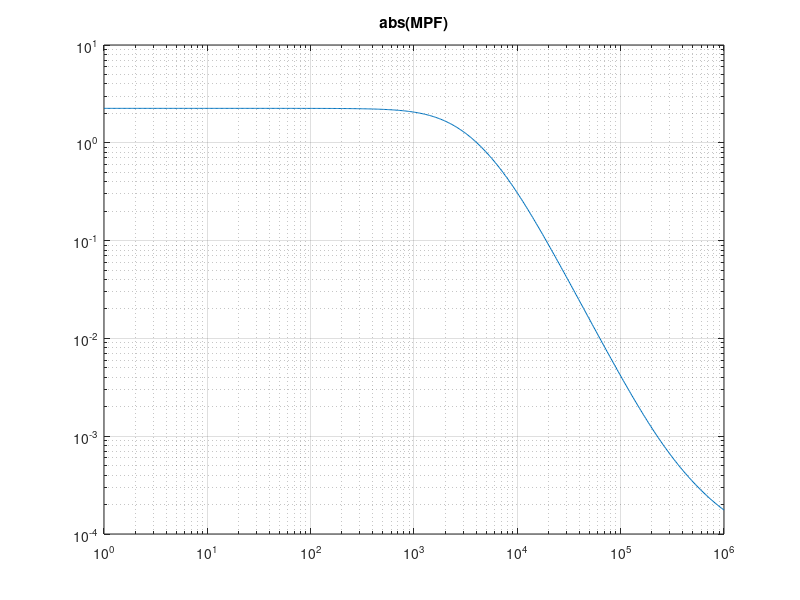
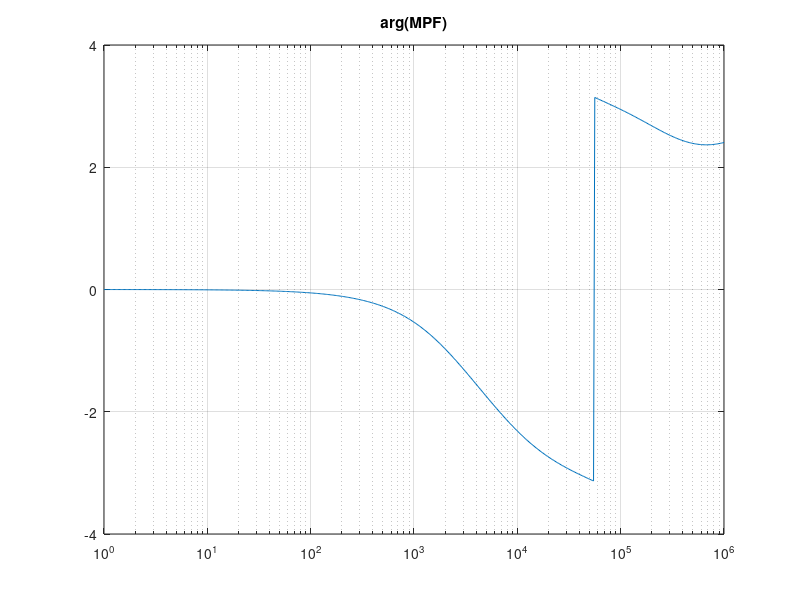
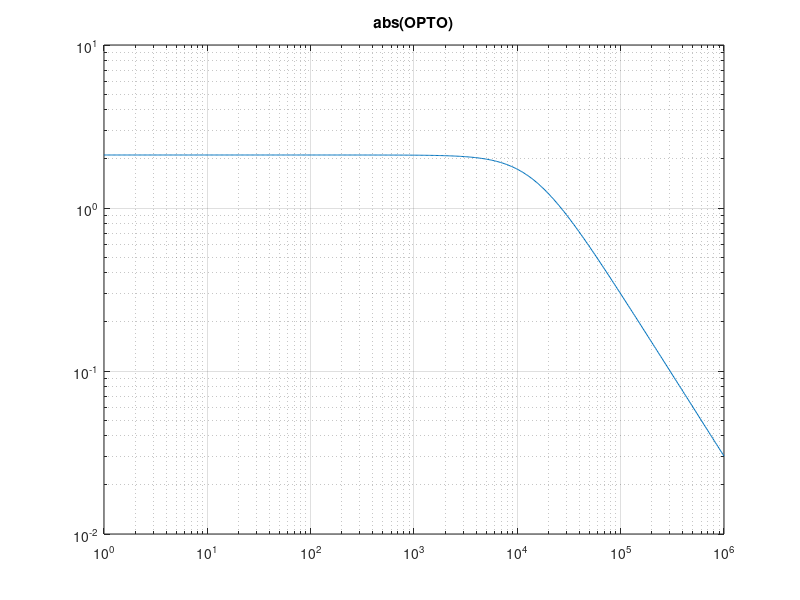
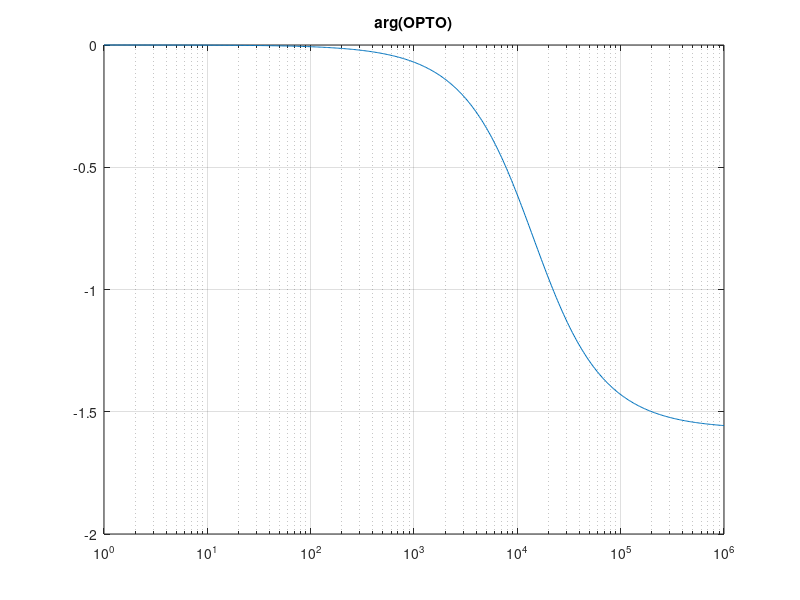

Here is the MATLAB script that generated these plots, in order:
close all
clc
clear
% Input characteristics
Vinmin=36
Vinmax=57

% Nominal and maximum output characteristics
Voutnom=3.3
Ioutmax=0.25

% maximum output ripple 2 %
Vr=Voutnom*0.02

% Controller bias power
Pbiasmax=12*1.2e-3

% DC output power
Pdcoutmax=Voutnom*Ioutmax
% Flyback max output power
Poutmax=Pdcoutmax+Pbiasmax
Rlmin=Voutnom/Ioutmax
% Min output current/power = 0 (=> DCM)

Mvdcmin=Voutnom/Vinmax
Mvdcmax=Voutnom/Vinmin
% target efficiency
etaFB=0.85
% assumed duty cycle at CCM/DCM boundary
Dbmax=0.3

Npsmin=etaFB*Dbmax/((1-Dbmax)*Mvdcmax)
% Chosen primary:secondary winding relationship
Nps=5.5

%target PWM frequency
freqnom=2e5

% Maximum magnetizing inductance for DCM
Lmmax=Nps^2*Rlmin*(1-Dbmax)^2/(2*freqnom)
% matching PoE trafo: würth electronics 750310019
% Chosen input winding inductance
Lp=310e-6

% actual min duty cycle
Dmin=Mvdcmin*sqrt(2*freqnom*Lp/(etaFB*Rlmin))
% actual max duty cycle
Dmax=Mvdcmax*sqrt(2*freqnom*Lp/(etaFB*Rlmin))

% Maximum device stresses
Ismmax=Dmin*Vinmax/(freqnom*Lp)
Idmmax=Nps*Ismmax
Vdmmax=Vinmax/Nps+Voutnom
Vsmmax=Vinmax+Nps*Voutnom

% Voltage spike at transistor turnoff
% trafo leakage inductance (max)
Ll=5e-6
% trafo primary winding resistance (max)
Rp=1.6
% trafo secondary winding resistance (max)
Rs=0.045
% trafo stray input capacitance (estimated)
Cp=10e-12

% transistor output capacitonce (Vgs=0, Vds=25)
Coss=100e-12

omegao=1/sqrt(Ll*(Coss+Cp))
freqring=omegao/(2*pi)
% characteristic impedance of ringing (input) circuit
Zo=sqrt(Ll/(Coss+Cp))
Vsmmax=Vinmax+Nps*Voutnom+Ismmax*Zo

% ringing power loss
Pring=freqnom*Ll*Ismmax^2/2

% Output filter capacitors
% assuming rc=20mOhm
rc=20e-3
Vrcpp=rc*Idmmax
Vcpp=Vr-Vrcpp
Cmin=Dmax*Voutnom/(freqnom*Rlmin*Vcpp)


% Power losses
% PMEG3050BEP diode characteristics
Vf=0.38 % @ 1A
Pvf=Vf*Ioutmax
% conduction power loss (and Vf loss?)
Pf=0.25 % approx @ 1A

% IRFL4315PBF transistor characteristics
Qg=12e-9
Coss % given above
Rds=185e-3

% max transistor conduction loss
Prdsmax=2*Rds*Dmax*Voutnom^2/(3*freqnom*Lp*Rlmin)
% switching loss
Pswmin=freqnom*Coss*Vinmin^2
Pswmax=freqnom*Coss*Vinmax^2
Pfetmin=Prdsmax+Pswmin/2
Pfetmax=Prdsmax+Pswmax/2

Prt1max=2*Rp*Dmax*Voutnom^2/(3*freqnom*Lp*Rlmin)
Prt1=2*Rp*Dmin*Voutnom^2/(3*freqnom*Lp*Rlmin)
Prt2=2*Nps*Rs*Voutnom^2/(3*Rlmin)*sqrt(2/(freqnom*Lp*Rlmin))

% Current sense resistor
Vcsmax=0.55
Rcs=Vcsmax/Ismmax

Cize=4.7e-9;
% estimate Rize at 1kHz
Rize=1/(2*pi*Cize*1e3)
% Rfbu chosen to be close to Rize=33.9 kOhm
Rfbu=41.2e3
% TLV431 ref voltage
Vref=1.24;
Rfbl=Vref*Rfbu/(Voutnom-Vref);
% => 24.8e3, chose to match standard series
Rfbl=24.3e3

% Op-amp CTR@2ma
CTR2ma=0.85
Vledopto=1.1
Iledopto=2e-3
Vledoptok=Vref+150e-3
Rob=(Voutnom-Vledopto-Vledoptok)/Iledopto;
% => 405, choose Rob=402
Rob=402

Vzdcmax=1.7;
Vctlmax=Vzdcmax+2*Vcsmax;
Vctlnom=(Vzdcmax+Vctlmax)/2
Vb=5;
Rctl=(Vb-Vzdcmax)/(Iledopto*CTR2ma);
% => 1941, choose Rctl=2k
Rctl=2e3

% Output filter and load frequency characteristics
%  --+----------+
%    |          |
%    ESRC1      |
%    C1         RLoad
%    |          |
%  --+----------+
function Z = Zout(omega, Rload)
    % filter components with parasitics
    ESRC1=10e-3;
    C1=10e-6;

    A=ESRC1+1./(i.*omega.*C1);

    Z=A.*Rload./(A+Rload);
end

f=logspace(0,6,500);

% desired loop crossover frequency F0=5.5e3 Hz
F0=5.5e3

% TPS23757 internal CTL to PWM divider
Kctl=2

% current sense resistor voltage slope
Sn=Vinmin*Rcs/Lp % [V/s]
% TPS23757 internal slope peak value
Vslope=155e-3
Se=Vslope*freqnom/Dmin % [V/s]
% output filter capacitance and ESR
Cof=10e-6
ESRCof=10e-3;

M=Nps*Voutnom/Vinmin;
% power stage pole 1
omegap1=2/(Rlmin*Cof)
fp1=omegap1/(2*pi)
% power stage pole 2
omegap2=2*freqnom*(1/(1+1/M))^2
fp2=omegap2/(2*pi)
% power stage zero 1
omegaz1=1/(ESRCof*Cof) % LHPZ
fz1=omegaz1/(2*pi)
% power stage zero 2
omegaz2=Nps^2*Rlmin/(M*(1+M)*Lp)
fz2=omegaz2/(2*pi)

Gfb=1/Kctl;
Go=Vinmin*Gfb*sqrt(freqnom*Rlmin/(2*Lp))*1/(Sn+Se)

function MPF=MPF(omega, Go, omegaz1, omegaz2, omegap1, omegap2)
    MPF=Go.*(1+i.*omega./omegaz1).*(1-i.*omega./omegaz2) ...
        ./((1+i.*omega./omegap1).*(1+i.*omega./omegap2));
end
mpfdata=MPF(2*pi.*f, Go, omegaz1, omegaz2, omegap1, omegap2);
figure
loglog(f, abs(mpfdata))
grid on
title "abs(MPF)"
figure
semilogx(f, arg(mpfdata))
grid on
title "arg(MPF)"


% Cctl as parameter since that is the unknown
% for simplified transfer function OPTOs set Rzctl = 0
function OPTO=OPTO(omega, Cctl, Rctl, Rzctl, Rob, CTR2ma, Kctl)
    OPTO=Rctl/Rob*CTR2ma.*(1+i.*omega.*Rzctl.*Cctl)./ ...
        (1+i.*omega.*(Rctl+Rzctl).*Cctl).*1/Kctl;
end


Rload=Rlmin


% Cctl selected to be sufficiently below 1 at F0. Assuming simple
% integrator with no midband gain (Riz=0). Target an initial
% abs(Gmo(2*pi*F0))>0.5-0.8 to estimate Cctl. Cctl must be limited
% to 47 nF or less. Choose abs(Gmo(2*pi*F0))=0.75
%absGmo=0.75
absGmo=1.6
Cctl=sqrt(1-(Rctl/Rob*CTR2ma/Kctl* ...
             abs(MPF(2*pi*F0, Go, omegaz1, omegaz2, omegap1, omegap2))/absGmo)^2)/ ...
     (2*pi*F0*Rctl)

Cctl=min(47e-9, Cctl);

decades=[5.6 6.8 8.2 10 12 15 18 22 27 33 39 47].*1e-9;
[tmp index] = min(abs(decades-Cctl));
printf("Chosen Cctl within decade boundaries: ")
Cctl=decades(index)

optodata=OPTO(2*pi.*f, Cctl, Rctl, 0, Rob, CTR2ma, Kctl);
figure
loglog(f, abs(optodata))
grid on
title "abs(OPTO)"
figure
semilogx(f, arg(optodata))
grid on
title "arg(OPTO)"


% For lower output power and voltage designs, a resistor in series
% with CCTL can provide phase boost for
% stability. Target RZCTL ~ RCTL /10).
Rzctl=249
%Rzctl=0

optodata=OPTO(2*pi.*f, Cctl, Rctl, Rzctl, Rob, CTR2ma, Kctl);
figure
loglog(f, abs(optodata))
grid on
title "abs(OPTO) with Rzctl"
figure
semilogx(f, arg(optodata))
grid on
title "arg(OPTO) with Rzctl"

absGmoF0=abs(MPF(2*pi*F0, Go, omegaz1, omegaz2, omegap1, omegap2)) ...
         *abs(OPTO(2*pi.*F0, Cctl, Rctl, Rzctl, Rob, CTR2ma, Kctl))

% overall transfer function unity at selected crossover yields Riz
% cannot go for unity, will choose 2, makes unstable system??
Riz=Rfbu*(2/absGmoF0-1)
% choose Ciz for a zero 4-5 times below crossover frequency
Ciz=5/(2*pi*Riz*F0)
% Cip for a pole at 10 times F0
Cip=1/(20*pi*Riz*F0)

% integrator stage transfer function
function INT=INT(omega, Riz, Rfbu, Ciz, Cip)
    INT=Riz/Rfbu.*(1+1./(i.*omega.*Riz.*Ciz))./(1+i.*omega.*Riz.*Cip);
end

intdata=INT(2*pi.*f, Riz, Rfbu, Ciz, Cip);
figure
loglog(f, abs(intdata))
grid on
title "abs(INT)"
figure
semilogx(f, arg(intdata))
grid on
title "arg(INT)"

% overall flyback transfer function
function FB=FB(omega, Rload, omegaz1, omegaz2, omegap1, omegap2, Cctl, Rctl, Rzctl, Rob, ...
               CTR2ma, Kctl, Riz, Rfbu, Ciz, Cip)
    FB=-MPF(omega, Rload, omegaz1, omegaz2, omegap1, omegap2).* ...
       OPTO(omega, Cctl, Rctl, Rzctl, Rob, CTR2ma, Kctl).* ...
       (INT(omega, Riz, Rfbu, Ciz, Cip)+1);
end

fbdata=FB(2*pi.*f, Rload, omegaz1, omegaz2, omegap1, omegap2, Cctl, Rctl, Rzctl, Rob, CTR2ma, ...
          Kctl, Riz, Rfbu, Ciz, Cip);


FBf0=FB(2*pi.*F0, Rload, omegaz1, omegaz2, omegap1, omegap2, Cctl, Rctl, Rzctl, Rob, CTR2ma, ...
        Kctl, Riz, Rfbu, Ciz, Cip)
phasemargin=arg(FBf0)*180/pi
gainF0=20*log10(abs(FBf0))

figure
loglog(f, abs(fbdata))
grid on
title "abs(FB)"
figure
semilogx(f, arg(fbdata))
grid on
title "arg(FB)"
